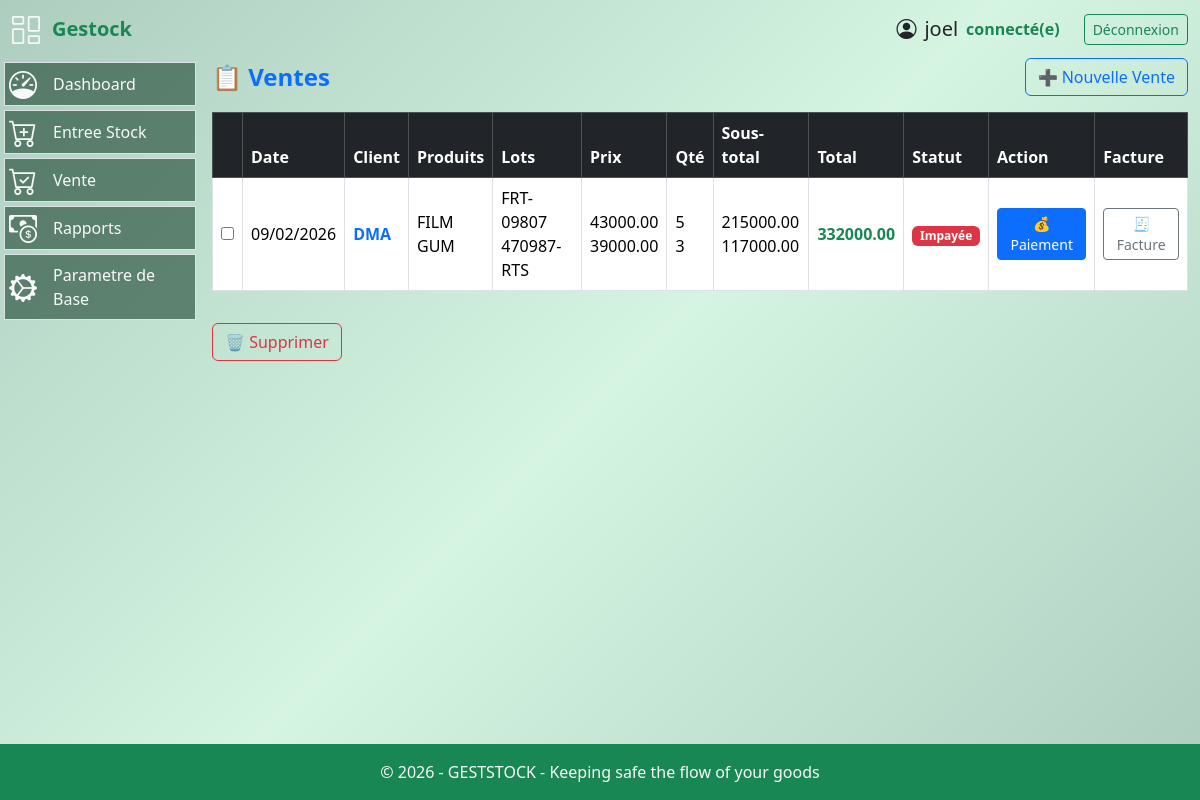
/vente/nouvelle (signed in), run on the app's committed database.
### models.py (models this page shows, shortened)
class User(UserMixin, db.Model):
  id = db.Column(db.Integer, primary_key=True)
  username = db.Column(db.String(64), index=True, nullable=False)
  email = db.Column(db.String(120), unique=True, nullable=False)
  password_hash = db.Column(db.String(256))
  role = db.Column(db.String(20), nullable=False, default='operateur')
  joined_at = db.Column(db.DateTime(), default = datetime.now(timezone.utc), index = True)
  must_change_password = db.Column(db.Boolean, default=False)
  __table_args__ = (
      db.UniqueConstraint('email', name='uq_user_email'),
  )

class Vente(db.Model):
    id = db.Column(db.Integer, primary_key=True)
    client_id = db.Column(db.Integer, db.ForeignKey('client.id'), nullable=False)
    date_vente = db.Column(db.DateTime(), default = datetime.now(timezone.utc), index = True)
    total = db.Column(db.Numeric(10, 2), nullable=False)
    montant_paye = db.Column(db.Numeric(10, 2), default=0)
    reste_a_payer = db.Column(db.Numeric(10, 2), nullable=False)
    statut_paiement = db.Column(
        db.String(20),
        default="impaye"   # impaye | partiel | paye
    )
    client = db.relationship('Client', backref='ventes')
    lignes = db.relationship(
        'LigneVente',
        backref='vente',
        lazy=True,
        cascade="all, delete-orphan"
    )
    paiements = db.relationship(
        'Paiement',
        backref='vente',
        cascade="all, delete-orphan"
    )

class Client(db.Model):
    id = db.Column(db.Integer, primary_key=True)
    nom_client = db.Column(db.String(100), nullable=False)
    telephone = db.Column(db.String(30))
    adresse_email = db.Column(db.String(255))
    ville = db.Column(db.String(100))
    numero_rcc = db.Column(db.String(50))

class LigneVente(db.Model):
    id = db.Column(db.Integer, primary_key=True)
    vente_id = db.Column(
        db.Integer,
        db.ForeignKey("vente.id", name="fk_ligne_vente_vente_id", ondelete="CASCADE" ),
        nullable=False
    )
    stock_id = db.Column(
        db.Integer,
        db.ForeignKey("stock.id", name="fk_ligne_vente_stock_id"),
        nullable=False
    )
    quantite = db.Column(db.Integer, nullable=False)
    prix_unitaire = db.Column(db.Numeric(10, 2), nullable=False)
    stock = db.relationship(
        "Stock",
        backref=db.backref("lignes", lazy=True)
    )

class Produit(db.Model):
  id = db.Column(db.Integer, primary_key=True)
  nom_produit = db.Column(db.String(128), nullable=False,index=True)
  code_produit = db.Column(db.String(256), nullable=False, unique=True)
  description = db.Column(db.String(256), nullable=False)
  image = db.Column(db.String(255), nullable=True)
  stocks = db.relationship("Stock", backref="produit", lazy=True)

class Stock(db.Model):
    id = db.Column(db.Integer, primary_key=True)
    produit_id = db.Column(
        db.Integer,
        db.ForeignKey("produit.id"),
        nullable=False
    )
    numero_lot = db.Column(db.String(120), nullable=False)
    quantite = db.Column(db.Integer, nullable=False, default=0)
    seuil_alerte = db.Column(db.Integer, default=5)
    date_creation = db.Column(db.DateTime(), default = datetime.now(timezone.utc), index = True)
    __table_args__ = (
    db.UniqueConstraint("produit_id", "numero_lot", name="uix_produit_lot"),
)

### routes.py (the view, shortened to what this page needs)
@app.route('/vente/nouvelle', methods=['GET', 'POST'])
@login_required
def nouvelle_vente():
    clients = Client.query.order_by(Client.nom_client).all()
    produits = Produit.query.order_by(Produit.nom_produit).all()
    ventes = (
        Vente.query
        .options(
            joinedload(Vente.client),
            joinedload(Vente.lignes)
                .joinedload(LigneVente.stock)
                .joinedload(Stock.produit)
        )
        .order_by(Vente.id.desc())
        .all()
    )
    return render_template(
        'liste_vente.html',
        clients=clients,
        produits=produits,
        ventes=ventes
    )

### routes.py (called while the page is built)
@app.after_request
def disable_cache(response):
    response.headers["Cache-Control"] = "no-store, no-cache, must-revalidate, private"
    response.headers["Pragma"] = "no-cache"
    response.headers["Expires"] = "0"
    return response

@login_manager.user_loader
def load_user(user_id):
    return User.query.get(int(user_id))

@app.context_processor
def utility_processor():
    def is_active(endpoint):
        return request.endpoint == endpoint
    return dict(is_active=is_active)

### templates/liste_vente.html (shortened to what this page needs)
{% extends "base.html" %}
{% block content %}
<div class="d-flex justify-content-between align-items-center mb-3">
  <h4 class="fw-bold text-primary mb-0">📋 Ventes</h4>
  <button class="btn btn-outline-primary"
          data-bs-toggle="modal"
          data-bs-target="#venteModal">
    ➕ Nouvelle Vente
  </button>
</div>
{% if ventes %}
<form action="{{ url_for('supprimer_ventes') }}" method="post">
  <div class="table-responsive" style="max-height: 380px; overflow-y: auto;">
    <table class="table table-hover table-bordered align-middle">
      <thead class="table-dark sticky-top">
        <tr>
          <th width="30"></th>
          <th>Date</th>
          <th>Client</th>
          <th>Produits</th>
          <th>Lots</th>
          <th>Prix</th>
          <th>Qté</th>
          <th>Sous-total</th>
          <th>Total</th>
          <th>Statut</th>
          <th>Action</th>
          <th>Facture</th>
        </tr>
      </thead>
      <tbody>
      {% for vente in ventes %}
        <tr ondblclick="ouvrirEdition(this)"
            data-id="{{ vente.id }}"
            style="cursor:pointer">
          <td class="text-center">
            <input type="checkbox" name="vente_ids" value="{{ vente.id }}">
          </td>
          <td>{{ vente.date_vente.strftime('%d/%m/%Y') }}</td>
          <td class="fw-bold text-primary">
            {{ vente.client.nom_client }}
          </td>
          <td class="cell-divided">
            {% for ligne in vente.lignes %}
              {% if ligne.stock and ligne.stock.produit %}
                <div>{{ ligne.stock.produit.nom_produit }}</div>
              {% else %}
                <div class="text-danger">Produit supprimé</div>
              {% endif %}
            {% endfor %}
          </td>
          <td class="cell-divided">
            {% for ligne in vente.lignes %}
              <div>{{ ligne.stock.numero_lot if ligne.stock else "—" }}</div>
            {% endfor %}
          </td>
          <td class="cell-divided">
            {% for ligne in vente.lignes %}
              <div>{{ ligne.prix_unitaire }}</div>
            {% endfor %}
          </td>
          <td class="cell-divided">
            {% for ligne in vente.lignes %}
              <div>{{ ligne.quantite }}</div>
            {% endfor %}
          </td>
          <td class="cell-divided">
            {% for ligne in vente.lignes %}
              <div>{{ ligne.quantite * ligne.prix_unitaire }}</div>
            {% endfor %}
          </td>
          <td class="fw-bold text-success">
            {{ vente.total }}
          </td>
          <td>
            {% if vente.statut_paiement == "paye" %}
              <span class="badge bg-success">Payée</span>
            {% elif vente.statut_paiement == "partiel" %}
              <span class="badge bg-warning text-dark">Partielle</span>
            {% else %}
              <span class="badge bg-danger">Impayée</span>
            {% endif %}
          </td>
          <td>
            <a href="{{ url_for('paiement_vente', vente_id=vente.id) }}"
               class="btn btn-sm btn-primary">
              💰 Paiement
            </a>
          </td>
            <td>
              <a href="{{ url_for('voir_facture', vente_id=vente.id) }}"
                class="btn btn-sm btn-outline-secondary">
                🧾 Facture
              </a>
            </td>
        </tr>
      {% endfor %}
      </tbody>
    </table>
  </div>
  <button type="submit"
          class="btn btn-outline-danger mt-3"
          onclick="return confirm('Voulez-vous supprimer les ventes sélectionnées ?')">
    🗑️ Supprimer
  </button>
</form>
{% else %}
<div class="alert alert-warning text-center">
  Aucune vente enregistrée.
</div>
{% endif %}
{% endblock %}

### templates/base.html (shortened to what this page needs)
<!DOCTYPE html>
<html lang="fr">
<head>
    <link rel="stylesheet" href="/static/style/styles.css">
    <link rel="stylesheet" href="{{ url_for('static', filename='css/bootstrap.min.css') }}">
    <link rel="stylesheet" href="{{ url_for('static', filename='style/styles.css') }}">
    <link rel="stylesheet" href="https://cdn.jsdelivr.net/npm/bootstrap-icons@1.11.3/font/bootstrap-icons.css">
</head>
<body class="d-flex flex-column min-vh-100 bg-gradient-success">
    <header class="container-fluid py-2">
        <div class="row align-items-between">
            <div class="col-2 gap-2 d-flex align-items-center">
                    <i class="bi bi-columns-gap text-light fs-3"></i>
                <span class="fs-5 px-1 fw-semibold text-success">
                    Gestock
                </span>
            </div>
            <div class="col-10 d-flex gap-4 justify-content-end align-items-center">
                {% if current_user.is_authenticated %}
                    <div class="d-flex justify-content-end align-items-center ">
                        <span class="fs-5 d-flex justify-content-end mx-2 align-items-center">
                            <i class="bi bi-person-circle fs-5 mx-2"></i>
                            {{ current_user.username }}
                        </span>
                        <span class="fs-6 fw-semibold text-success">connecté(e)</span>
                    </div>
                    <div>
                        <a href="{{ url_for('logout') }}" class="btn btn-sm btn-outline-success">
                            Déconnexion
                        </a>
                    </div>
                {% endif %}
            </div>
        </div>
    </header>
    <main class="container-fluid flex-fill">
            <div class="row">
                {% if current_user.is_authenticated %}
                {% if request.path.startswith('/gestion_materiel') %}
                <nav class="col-3 col-md-2 p-1">
                            {% set active_pages = ['paiement', 'produit', 'client', 'dashboard', 'transaction', 'facture', 'stock', 'user'] %}
                        <ul class="nav flex-column gap-1">
                            {% if current_user.role in ["admin","operateur"] %}
                            <li class="nav-item  px-1  {{ 'active bg-nav2' if is_active('gestion_materiel/client') else '' }}
                                bg-nav-hover bg-nav border d-flex flex-fill justify-content-start align-items-center">
                                <i class="bi bi-person-standing text-light fs-3"></i>
                                <a class="nav-link active text-light" href="{{ url_for('client') }}">Gestion Clients</a>
                            </li>
                            <li class="{{ 'active bg-nav2' if is_active('gestion_materiel/add_produit') else '' }} nav-item bg-nav-hover bg-nav px-1 border d-flex flex-fill justify-content-start align-items-center">
                                <i class="bi bi-bag-fill text-light fs-3"></i>
                                <a class="nav-link text-light" href="{{url_for('produit')}}">Gestion Produits</a>
                            </li>
                            {% endif %}
                            {% if current_user.role == "admin" %}
                            <li class="{{ 'bg-nav2' if is_active('gestion_materiel/compagnie') else '' }} nav-item bg-nav-hover bg-nav px-1 border d-flex flex-fill justify-content-start align-items-center">
                                <i class="bi bi-building fs-3 text-light"></i>
                                <a class="nav-link text-light" href="{{url_for('compagnie')}}">Ma Compagnie</a>
                            </li>
                            <li class="{{ 'bg-nav2' if is_active('gestion_materiel/user') else '' }} nav-item bg-nav-hover bg-nav px-1 border d-flex flex-fill justify-content-start align-items-center">
                                <i class="bi bi-people fs-3 text-light"></i>
                                <a class="nav-link text-light" href="{{url_for('user')}}">Gestion Utilisateurs</a>
                            </li>
                            {% endif %}
                            {% if current_user.role in ["admin","operateur"] %}
                            <li class="nav-item bg-nav-hover bg-nav px-1 border d-flex flex-fill justify-content-start align-items-center">
                                <i class="bi bi-arrow-left-square-fill text-light fs-3"></i>
                                {% if current_user.role == "admin" %}
                                <a class="nav-link text-light"  href="{{url_for('dashboard')}}">Retour</a>
                                {% else %}
                                <a class="nav-link text-light"  href="{{url_for('entree_stock')}}">Retour</a>
                                {% endif %}
                            </li>
                            {% endif %}
                        </ul>
                    </nav>
                    {% else %}
                    <nav class="col-3 col-md-2 p-1">
                        <ul class="nav flex-column gap-1">
                            {% if current_user.role == "admin" %}
                            <li class=" {{ 'bg-nav2' if is_active('dashboard') else '' }} nav-item bg-nav-hover bg-nav px-1 border d-flex flex-fill justify-content-start align-items-center">
                                <i class="bi bi-speedometer text-light fs-3"></i>
                                <a class="nav-link active text-light" href="{{ url_for('dashboard') }}">Dashboard</a>
                            </li>
                            {% endif %}
                            {% if current_user.role in ["admin","operateur"] %}
                            <li class="{{ 'bg-nav2' if is_active('ajouter_stock') else '' }} nav-item bg-nav-hover bg-nav px-1 border d-flex flex-fill justify-content-start align-items-center">
                                <i class="bi-cart-plus text-light fs-3"></i>
                                <a class="nav-link text-light" href="{{url_for('ajouter_stock')}}">Entree Stock</a>
                            </li>
                            {% endif %}
                            {% if current_user.role == "admin" %}
                            <li class="{{ 'bg-nav2' if is_active('liste_transactions_en_cours') else '' }} nav-item bg-nav-hover bg-nav px-1 border d-flex flex-fill justify-content-start align-items-center">
                                <i class="bi-cart-check text-light fs-3"></i>
                                <a class="nav-link text-light" href="{{url_for('nouvelle_vente')}}">Vente</a>
                            </li>
                            <li class="{{ 'bg-nav2' if is_active('rapport') else '' }} nav-item bg-nav-hover bg-nav px-1 border d-flex flex-fill justify-content-start align-items-center">
                                <i class="bi bi-cash-coin text-light fs-3"></i>
                                <a class="nav-link text-light" href="{{url_for('rapport')}}">Rapports</a>
                            </li>
                            {% endif %}
                            {% if current_user.role in ["admin","operateur"] %}
                            <li class="nav-item bg-nav-hover bg-nav px-1 border d-flex flex-fill justify-content-start align-items-center">
                                <i class="bi bi-gear-wide-connected text-light fs-3"></i>
                                <a class="nav-link text-light" href="{{url_for('client')}}">Parametre de Base</a>
                            </li>
                            {% endif %}
                        </ul>
                    </nav>
                    {% endif %}
                 {% endif %}
                  <section class="{% if current_user.is_authenticated %}col-9 col-md-10{% else %}col-12{% endif %}">
                     {% block content %}{% endblock %}
                  </section>
             </div>
    </main>
    <footer class="bg-success text-light text-center py-3 mt-auto">
        <p class="mb-0">© 2026 - GESTSTOCK - Keeping safe the flow of your goods </p>
    </footer>
</body>
</html>

### static/style/styles.css (style rules this page uses)
body,html { min-height: 100%; }
.bg-gradient-success { background: linear-gradient(135deg, #adcdbf, #d5f5e2, #adcdbf); }
.bg-nav { background-color: #113a248f; }

### data on the page
User: username "joel"
Vente: date_vente "09/02/2026", client.nom_client "DMA", total "332000.00", statut_paiement "Impayée"
LigneVente: stock.produit.nom_produit "FILM", stock "FRT-09807", prix_unitaire "43000.00", quantite "5", ligne.quantite*ligne.prix_unitaire "215000.00"
LigneVente: stock.produit.nom_produit "GUM", stock "470987-RTS", prix_unitaire "39000.00", quantite "3", ligne.quantite*ligne.prix_unitaire "117000.00"
